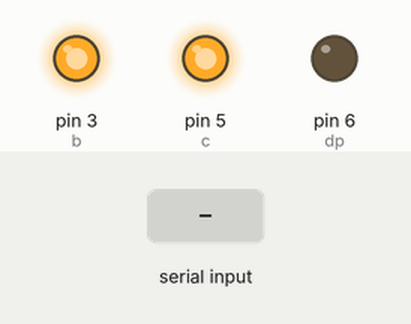
Recording of a sketch running on a simulated Arduino Uno, built with avr-gcc and run on an emulated ATmega328P. Shown: output pins drawn as LEDs (lit = HIGH). Dashed ring = blinking. Inputs (shaded band) come from the test bench. What the sketch prints to the serial monitor is not drawn.

Above: at 1.2 s.
1.3 s: "0\n" received over Serial
At 3.1 s:
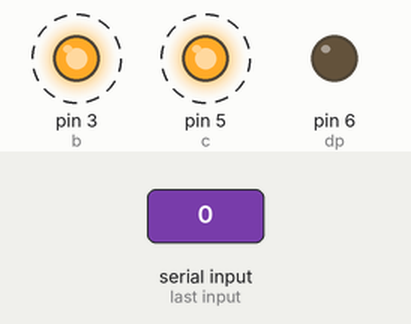
3.9 s: "1\n" received over Serial
At 6.2 s:
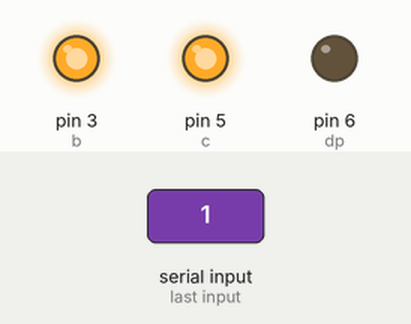
6.5 s: "3\n" received over Serial
At 7.4 s:
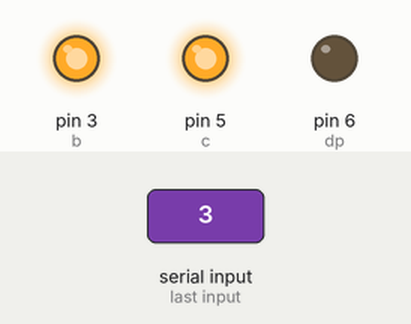
Timing chart, 0 to 9.5 s (numbered marks = the images above; inputs shaded):
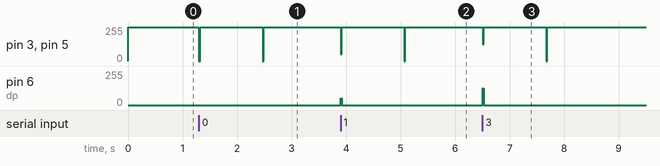

The sketch:

sketch_jun26c_SS_pwm.ino
```cpp
//Develop a brightness control for seven segment display . Using the
//serial terminal to ask the user:
//How bright the display would (he/she) like ?
//Give few options.
// 0 Off
// 1 Dimmer
// 2 Dim
// 3 Bright
// 4 Brighter
// 5 Brightest
// Use DP to indicate input error. User proper messages on serial terminal to
// interact  with the user (evn while giving error messages).

// #define a 2
#define b 3
#define c 5
// #define d 5
// #define e 6
// #define f 7
// #define g 8
#define dp 6

void setup() {
  // put your setup code here, to run once:
  // pinMode(a, OUTPUT);
  pinMode(b, OUTPUT);
  pinMode(c, OUTPUT);
  // pinMode(d, OUTPUT);
  // pinMode(e, OUTPUT);
  // pinMode(f, OUTPUT);
  // pinMode(g, OUTPUT);
  pinMode(dp, OUTPUT);
  Serial.begin(9600);
}

int user_ip;
int ss_ip;

void loop() {
  // put your main code here, to run repeatedly:
  Serial.println("1 available on Seven Segment");
  display_SS(1);

  Serial.println("How bright the display would you like ?");
  Serial.println("  0 :  Off ");
  Serial.println("  1 :  Dimmer ");
  Serial.println("  2 :  Dim ");
  Serial.println("  3 :  Bright ");
  Serial.println("  4 :  Brighter ");
  Serial.println("  5 :  Brightest ");
  Serial.println(" ");
  Serial.println(" ");

  while(Serial.available() == 0)
  {
    //Empty Loop
  }
  user_ip = Serial.parseInt();

  if( user_ip == 0 )
  {
    analogWrite(b ,0);
    analogWrite(c ,0);
    analogWrite(dp ,0);
  }
  if( user_ip == 1 )
  {
    analogWrite(b ,50);
    analogWrite(c ,50);
    analogWrite(dp ,50);
  }
  if( user_ip == 2 )
  {
    analogWrite(b ,63);
    analogWrite(c ,63);
    analogWrite(dp ,63);
  }
  if( user_ip == 3 )
  {
    analogWrite(b ,127);
    analogWrite(c ,127);
    analogWrite(dp ,127);
  }
  if( user_ip == 4 )
  {
    analogWrite(b ,190);
    analogWrite(c ,190);
    analogWrite(dp ,190);;
  }
  if( user_ip == 5 )
  {
    analogWrite(b ,255);
    analogWrite(c ,255);
    analogWrite(dp ,255);
  }


  Serial.print("Congratulations you completed the task successfully !");
}

////////////////////////////////////////////////////////////////////////////////
void display_SS(int n)
{
  if(n<0 || n>9)
  {
    // digitalWrite(a, LOW);
    digitalWrite(b, LOW);
    digitalWrite(c, LOW);
    // digitalWrite(d, LOW);
    // digitalWrite(e, LOW);
    // digitalWrite(f, LOW);
    // digitalWrite(g, LOW);
    digitalWrite(dp, HIGH);
  }

  else
  {
    switch(n)
    {
      // case 0:
      // digitalWrite(a, HIGH);
      // digitalWrite(b, HIGH);
      // digitalWrite(c, HIGH);
      // digitalWrite(d, HIGH);
      // digitalWrite(e, HIGH);
      // digitalWrite(f, HIGH);
      // digitalWrite(g, LOW);
      // digitalWrite(dp, LOW);
      // break;

      case 1:
      // digitalWrite(a, LOW);
      digitalWrite(b, HIGH);
      digitalWrite(c, HIGH);
      // digitalWrite(d, LOW);
      // digitalWrite(e,  LOW);
      // digitalWrite(f, LOW);
      // digitalWrite(g, LOW);
      digitalWrite(dp, LOW);
      break;

      // case 2:
      // digitalWrite(a, HIGH);
      // digitalWrite(b, HIGH);
      // digitalWrite(c, LOW);
      // digitalWrite(d, HIGH);
      // digitalWrite(e, HIGH);
      // digitalWrite(f, LOW);
      // digitalWrite(g, HIGH);
      // digitalWrite(dp, LOW);
      // break;

      // case 3:
      // digitalWrite(a, HIGH);
      // digitalWrite(b, HIGH);
      // digitalWrite(c, HIGH);
      // digitalWrite(d, HIGH);
      // digitalWrite(e, LOW);
      // digitalWrite(f, LOW);
      // digitalWrite(g, HIGH);
      // digitalWrite(dp, LOW);
      // break;

      // case 4:
      // digitalWrite(a, LOW);
      // digitalWrite(b, HIGH);
      // digitalWrite(c, HIGH);
      // digitalWrite(d, LOW);
      // digitalWrite(e, LOW);
      // digitalWrite(f, HIGH);
      // digitalWrite(g, HIGH);
      // digitalWrite(dp, LOW);
      // break;

      // case 5:
      // digitalWrite(a, HIGH);
      // digitalWrite(b, LOW);
      // digitalWrite(c, HIGH);
      // digitalWrite(d, HIGH);
      // digitalWrite(e, LOW);
      // digitalWrite(f, HIGH);
      // digitalWrite(g, HIGH);
      // digitalWrite(dp, LOW);
      // break;

      // case 6:
      // digitalWrite(a, HIGH);
      // digitalWrite(b, LOW);
      // digitalWrite(c, HIGH);
      // digitalWrite(d, HIGH);
      // digitalWrite(e, HIGH);
      // digitalWrite(f, HIGH);
      // digitalWrite(g, HIGH);
      // digitalWrite(dp, LOW);
      // break;

      // case 7:
      // digitalWrite(a, HIGH);
      // digitalWrite(b, HIGH);
      // digitalWrite(c, HIGH);
      // digitalWrite(d, LOW);
      // digitalWrite(e, LOW);
      // digitalWrite(f, LOW);
      // digitalWrite(g, LOW);
      // digitalWrite(dp, LOW);
      // break;

      // case 8:
      // digitalWrite(a, HIGH);
      // digitalWrite(b, HIGH);
      // digitalWrite(c, HIGH);
      // digitalWrite(d, HIGH);
      // digitalWrite(e, HIGH);
      // digitalWrite(f, HIGH);
      // digitalWrite(g, HIGH);
      // digitalWrite(dp, LOW);
      // break;

      // case 9:
      // digitalWrite(a, HIGH);
      // digitalWrite(b, HIGH);
      // digitalWrite(c, HIGH);
      // digitalWrite(d, HIGH);
      // digitalWrite(e, LOW);
      // digitalWrite(f, HIGH);
      // digitalWrite(g, HIGH);
      // digitalWrite(dp, LOW);
      // break;
    }
  }
}
```

Measured:
- after the input at 1.3 s, pin 3 (b), pin 5 (c): alternates 255/255 for 1.1 s and 0/255 for 0.02 s, starting at once
- after the input at 3.9 s, pin 3 (b), pin 5 (c): 255/255 → 50/255 at once, → 255/255 0.02 s later, → 0/255 1.1 s later, → 255/255 0.02 s later; pin 6 (dp): 0/255 → 50/255 at once, → 0/255 0.02 s later
- after the input at 6.5 s, pin 3 (b), pin 5 (c): 255/255 → 127/255 at once, → 255/255 0.02 s later, → 0/255 1.1 s later, → 255/255 0.02 s later; pin 6 (dp): 0/255 → 127/255 at once, → 0/255 0.02 s later
